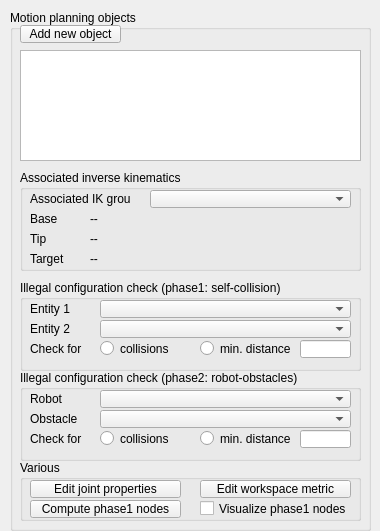
<?xml version="1.0" encoding="UTF-8"?>
<ui version="4.0">
 <class>CQDlgMotionPlanning</class>
 <widget class="QDialog" name="CQDlgMotionPlanning">
  <property name="geometry">
   <rect>
    <x>0</x>
    <y>0</y>
    <width>380</width>
    <height>531</height>
   </rect>
  </property>
  <property name="windowTitle">
   <string>Motion Planning</string>
  </property>
  <property name="locale">
   <locale language="English" country="UnitedStates"/>
  </property>
  <widget class="QGroupBox" name="groupBox">
   <property name="geometry">
    <rect>
     <x>10</x>
     <y>10</y>
     <width>361</width>
     <height>521</height>
    </rect>
   </property>
   <property name="title">
    <string>Motion planning objects</string>
   </property>
   <property name="flat">
    <bool>true</bool>
   </property>
   <widget class="QToolButton" name="qqAddNew">
    <property name="geometry">
     <rect>
      <x>10</x>
      <y>15</y>
      <width>101</width>
      <height>18</height>
     </rect>
    </property>
    <property name="focusPolicy">
     <enum>Qt::StrongFocus</enum>
    </property>
    <property name="text">
     <string>Add new object</string>
    </property>
   </widget>
   <widget class="QListWidget" name="qqList">
    <property name="geometry">
     <rect>
      <x>10</x>
      <y>40</y>
      <width>341</width>
      <height>111</height>
     </rect>
    </property>
   </widget>
   <widget class="QGroupBox" name="groupBox_3">
    <property name="geometry">
     <rect>
      <x>10</x>
      <y>270</y>
      <width>341</width>
      <height>91</height>
     </rect>
    </property>
    <property name="title">
     <string>Illegal configuration check (phase1: self-collision)</string>
    </property>
    <property name="flat">
     <bool>true</bool>
    </property>
    <widget class="QLineEdit" name="qqSelfDistDist">
     <property name="geometry">
      <rect>
       <x>280</x>
       <y>60</y>
       <width>51</width>
       <height>18</height>
      </rect>
     </property>
    </widget>
    <widget class="QLabel" name="label_4">
     <property name="geometry">
      <rect>
       <x>10</x>
       <y>20</y>
       <width>71</width>
       <height>18</height>
      </rect>
     </property>
     <property name="text">
      <string>Entity 1</string>
     </property>
    </widget>
    <widget class="QComboBox" name="qqEntity1Combo">
     <property name="geometry">
      <rect>
       <x>80</x>
       <y>20</y>
       <width>251</width>
       <height>18</height>
      </rect>
     </property>
    </widget>
    <widget class="QLabel" name="label_5">
     <property name="geometry">
      <rect>
       <x>10</x>
       <y>40</y>
       <width>71</width>
       <height>18</height>
      </rect>
     </property>
     <property name="text">
      <string>Entity 2</string>
     </property>
    </widget>
    <widget class="QComboBox" name="qqEntity2Combo">
     <property name="geometry">
      <rect>
       <x>80</x>
       <y>40</y>
       <width>251</width>
       <height>18</height>
      </rect>
     </property>
    </widget>
    <widget class="QRadioButton" name="qqSelfColl">
     <property name="geometry">
      <rect>
       <x>80</x>
       <y>60</y>
       <width>71</width>
       <height>17</height>
      </rect>
     </property>
     <property name="text">
      <string>collisions</string>
     </property>
     <property name="autoExclusive">
      <bool>false</bool>
     </property>
    </widget>
    <widget class="QLabel" name="label_6">
     <property name="geometry">
      <rect>
       <x>10</x>
       <y>60</y>
       <width>71</width>
       <height>18</height>
      </rect>
     </property>
     <property name="text">
      <string>Check for</string>
     </property>
    </widget>
    <widget class="QRadioButton" name="qqSelfDist">
     <property name="geometry">
      <rect>
       <x>180</x>
       <y>60</y>
       <width>91</width>
       <height>17</height>
      </rect>
     </property>
     <property name="text">
      <string>min. distance</string>
     </property>
     <property name="autoExclusive">
      <bool>false</bool>
     </property>
    </widget>
   </widget>
   <widget class="QGroupBox" name="groupBox_4">
    <property name="geometry">
     <rect>
      <x>10</x>
      <y>360</y>
      <width>341</width>
      <height>91</height>
     </rect>
    </property>
    <property name="title">
     <string>Illegal configuration check (phase2: robot-obstacles)</string>
    </property>
    <property name="flat">
     <bool>true</bool>
    </property>
    <widget class="QLineEdit" name="qqDistDist">
     <property name="geometry">
      <rect>
       <x>280</x>
       <y>60</y>
       <width>51</width>
       <height>18</height>
      </rect>
     </property>
    </widget>
    <widget class="QLabel" name="label_7">
     <property name="geometry">
      <rect>
       <x>10</x>
       <y>20</y>
       <width>71</width>
       <height>18</height>
      </rect>
     </property>
     <property name="text">
      <string>Robot</string>
     </property>
    </widget>
    <widget class="QComboBox" name="qqRobotCombo">
     <property name="geometry">
      <rect>
       <x>80</x>
       <y>20</y>
       <width>251</width>
       <height>18</height>
      </rect>
     </property>
    </widget>
    <widget class="QLabel" name="label_8">
     <property name="geometry">
      <rect>
       <x>10</x>
       <y>40</y>
       <width>71</width>
       <height>18</height>
      </rect>
     </property>
     <property name="text">
      <string>Obstacle</string>
     </property>
    </widget>
    <widget class="QComboBox" name="qqObstacleCombo">
     <property name="geometry">
      <rect>
       <x>80</x>
       <y>40</y>
       <width>251</width>
       <height>18</height>
      </rect>
     </property>
    </widget>
    <widget class="QRadioButton" name="qqColl">
     <property name="geometry">
      <rect>
       <x>80</x>
       <y>60</y>
       <width>71</width>
       <height>17</height>
      </rect>
     </property>
     <property name="text">
      <string>collisions</string>
     </property>
     <property name="autoExclusive">
      <bool>false</bool>
     </property>
    </widget>
    <widget class="QLabel" name="label_9">
     <property name="geometry">
      <rect>
       <x>10</x>
       <y>60</y>
       <width>71</width>
       <height>18</height>
      </rect>
     </property>
     <property name="text">
      <string>Check for</string>
     </property>
    </widget>
    <widget class="QRadioButton" name="qqDist">
     <property name="geometry">
      <rect>
       <x>180</x>
       <y>60</y>
       <width>91</width>
       <height>17</height>
      </rect>
     </property>
     <property name="text">
      <string>min. distance</string>
     </property>
     <property name="autoExclusive">
      <bool>false</bool>
     </property>
    </widget>
   </widget>
   <widget class="QGroupBox" name="groupBox_5">
    <property name="geometry">
     <rect>
      <x>10</x>
      <y>160</y>
      <width>341</width>
      <height>101</height>
     </rect>
    </property>
    <property name="title">
     <string>Associated inverse kinematics</string>
    </property>
    <property name="flat">
     <bool>true</bool>
    </property>
    <widget class="QLabel" name="label_10">
     <property name="geometry">
      <rect>
       <x>10</x>
       <y>20</y>
       <width>101</width>
       <height>18</height>
      </rect>
     </property>
     <property name="text">
      <string>Associated IK group</string>
     </property>
    </widget>
    <widget class="QComboBox" name="qqIkGroupCombo">
     <property name="geometry">
      <rect>
       <x>130</x>
       <y>20</y>
       <width>201</width>
       <height>18</height>
      </rect>
     </property>
    </widget>
    <widget class="QLabel" name="label_11">
     <property name="geometry">
      <rect>
       <x>10</x>
       <y>40</y>
       <width>51</width>
       <height>18</height>
      </rect>
     </property>
     <property name="text">
      <string>Base</string>
     </property>
    </widget>
    <widget class="QLabel" name="label_12">
     <property name="geometry">
      <rect>
       <x>10</x>
       <y>60</y>
       <width>51</width>
       <height>18</height>
      </rect>
     </property>
     <property name="text">
      <string>Tip</string>
     </property>
    </widget>
    <widget class="QLabel" name="label_13">
     <property name="geometry">
      <rect>
       <x>10</x>
       <y>80</y>
       <width>51</width>
       <height>18</height>
      </rect>
     </property>
     <property name="text">
      <string>Target</string>
     </property>
    </widget>
    <widget class="QLabel" name="qqBase">
     <property name="geometry">
      <rect>
       <x>70</x>
       <y>40</y>
       <width>261</width>
       <height>18</height>
      </rect>
     </property>
     <property name="text">
      <string>--</string>
     </property>
    </widget>
    <widget class="QLabel" name="qqTip">
     <property name="geometry">
      <rect>
       <x>70</x>
       <y>60</y>
       <width>261</width>
       <height>18</height>
      </rect>
     </property>
     <property name="text">
      <string>--</string>
     </property>
    </widget>
    <widget class="QLabel" name="qqTarget">
     <property name="geometry">
      <rect>
       <x>70</x>
       <y>80</y>
       <width>261</width>
       <height>18</height>
      </rect>
     </property>
     <property name="text">
      <string>--</string>
     </property>
    </widget>
   </widget>
   <widget class="QGroupBox" name="groupBox_6">
    <property name="geometry">
     <rect>
      <x>10</x>
      <y>450</y>
      <width>341</width>
      <height>61</height>
     </rect>
    </property>
    <property name="title">
     <string>Various</string>
    </property>
    <property name="flat">
     <bool>true</bool>
    </property>
    <widget class="QToolButton" name="qqEditJointProp">
     <property name="geometry">
      <rect>
       <x>10</x>
       <y>20</y>
       <width>151</width>
       <height>18</height>
      </rect>
     </property>
     <property name="focusPolicy">
      <enum>Qt::StrongFocus</enum>
     </property>
     <property name="text">
      <string>Edit joint properties</string>
     </property>
    </widget>
    <widget class="QToolButton" name="qqEditWorkspaceMetric">
     <property name="geometry">
      <rect>
       <x>180</x>
       <y>20</y>
       <width>151</width>
       <height>18</height>
      </rect>
     </property>
     <property name="focusPolicy">
      <enum>Qt::StrongFocus</enum>
     </property>
     <property name="text">
      <string>Edit workspace metric</string>
     </property>
    </widget>
    <widget class="QToolButton" name="qqComputeNodes">
     <property name="geometry">
      <rect>
       <x>10</x>
       <y>40</y>
       <width>151</width>
       <height>18</height>
      </rect>
     </property>
     <property name="focusPolicy">
      <enum>Qt::StrongFocus</enum>
     </property>
     <property name="text">
      <string>Compute phase1 nodes</string>
     </property>
    </widget>
    <widget class="QCheckBox" name="showPhase1Nodes">
     <property name="geometry">
      <rect>
       <x>180</x>
       <y>40</y>
       <width>151</width>
       <height>17</height>
      </rect>
     </property>
     <property name="text">
      <string>Visualize phase1 nodes</string>
     </property>
    </widget>
   </widget>
  </widget>
 </widget>
 <tabstops>
  <tabstop>qqAddNew</tabstop>
  <tabstop>qqList</tabstop>
  <tabstop>qqIkGroupCombo</tabstop>
  <tabstop>qqEntity1Combo</tabstop>
  <tabstop>qqEntity2Combo</tabstop>
  <tabstop>qqSelfColl</tabstop>
  <tabstop>qqSelfDist</tabstop>
  <tabstop>qqSelfDistDist</tabstop>
  <tabstop>qqRobotCombo</tabstop>
  <tabstop>qqObstacleCombo</tabstop>
  <tabstop>qqColl</tabstop>
  <tabstop>qqDist</tabstop>
  <tabstop>qqDistDist</tabstop>
  <tabstop>qqEditJointProp</tabstop>
  <tabstop>qqEditWorkspaceMetric</tabstop>
  <tabstop>qqComputeNodes</tabstop>
 </tabstops>
 <resources/>
 <connections/>
</ui>
